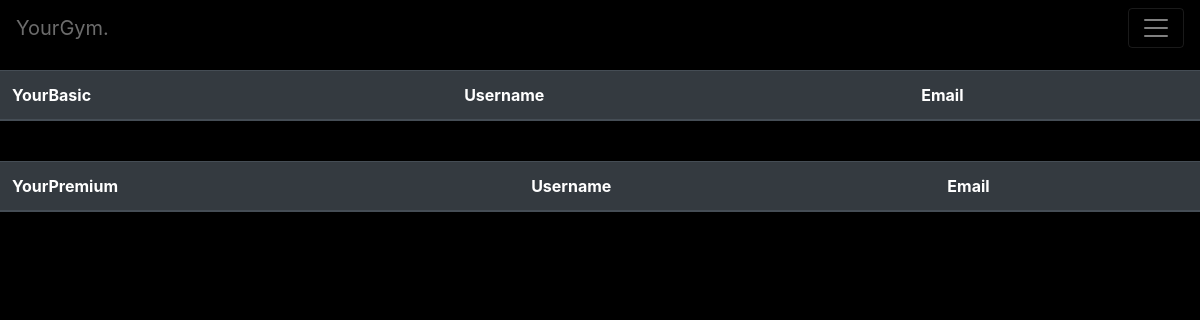
The page /members on the database as committed earlier.
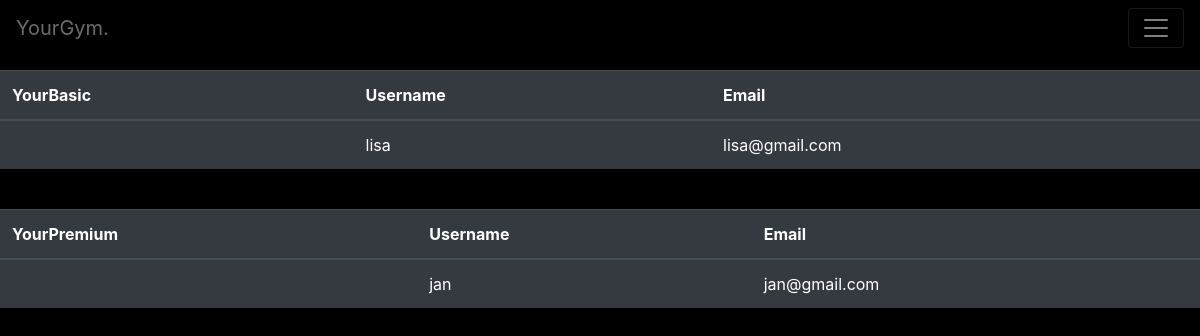
The same page on the database as committed later.
### main/models.py (models this page shows)
class User(AbstractUser):
    lesson_access = models.BooleanField(default=False)
    tryout = models.CharField(max_length=200, null=True)
    subscription = models.IntegerField(default=None, null=True)

### main/views.py (the view)
# urls.py: path("members", views.members, name="members"),
def members(request):
    context = {
        "basicmembers": User.objects.filter(subscription=3).all(),
        "premiummembers": User.objects.filter(subscription=4).all()
    }
    return render(request, "main/members.html", context)

### main/templates/main/members.html (shortened to what this page needs)
{% extends "main/layout.html" %}
{% block main %}
<table class="table table-dark">
<thead>
  <th> YourBasic </th>
  <th> Username </th>
  <th> Email </th>
</thead>
<tbody>
   {% for member in basicmembers %}
  <tr>
    <td>  </td>
    <td> {{member.username}} </td>
    <td> {{member.email}} </td>
  </tr>
  {% endfor %}
</tbody>
</table>
<br>
<table class="table table-dark">
<thead>
  <th> YourPremium </th>
  <th> Username </th>
  <th> Email </th>
</thead>
<tbody>
   {% for member in premiummembers %}
  <tr>
    <td>  </td>
    <td> {{member.username}} </td>
    <td> {{member.email}} </td>
  </tr>
  {% endfor %}
</tbody>
</table>
{% endblock %}

Rows that differ between the two databases and show on the page:
now on this page (row edited): User: username "lisa", email "lisa@gmail.com"
now on this page (row edited): User: username "jan", email "jan@gmail.com"
